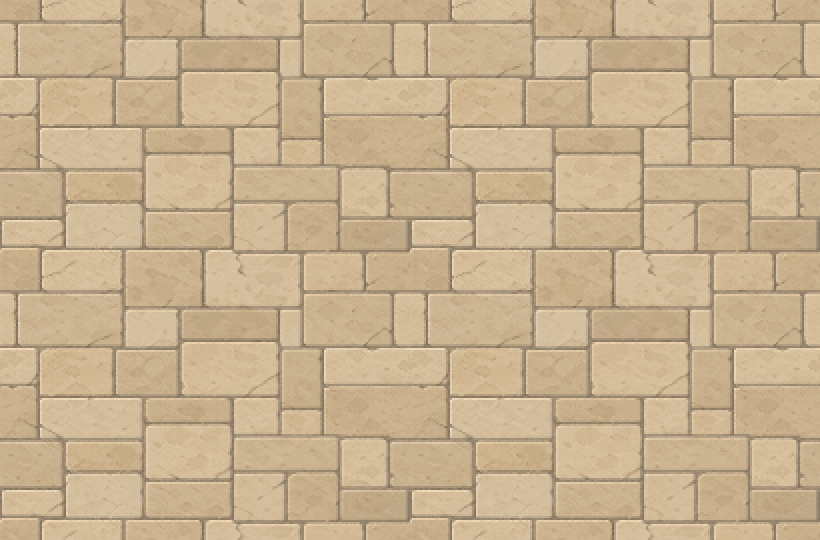
#> input picture Docs/floor_mock/floor_066_seam_check.png, 820 x 540 px, found by its file name; its folder holds only this picture in this run
$ python map_conti_extract.py ../Docs/floor_mock/floor_066_seam_check.png
#> lines starting #> are read from the running program, lines starting #| are printed output that depends on the picture; after the words box and inside, x2 and y2 are one past the last pixel; in counts of white or black regions, pixels touching at a corner belong together
# 사용자가 맵 촬영 그림 위에 칠한 길, 광장, 잔디만 뽑아 배경을 지운 색 구역 그림(2048px)으로 만드는 스크립트
# 사용: Tools/pixeloe-env/Scripts/python.exe ArtSource/map_conti_extract.py [콘티 이름] [출력 이름] [뺄 구역...] [--lawn | --hedge | --muted]
#   뺄 구역: "구역@x0,y0,x1,y1"(콘티 그림 px). 가운데가 이 상자 안에 있는 그 구역 덩어리를 흙으로 둔다. 예: plaza@0,0,2000,2000
# 통짜 바닥 생성기에 배치 참조로 넣는다. 건물, 울타리가 남으면 생성기가 그것까지 그려서 바닥만 남긴다.
import sys
from pathlib import Path

import cv2
import numpy as np
from PIL import Image

ROOT = Path(__file__).resolve().parent.parent
DIR = ROOT / "Docs/floor_mock"
SIZE = 2048          # 맵 바닥 64유닛 × 32px
TOL = 16             # 칠한 색과의 거리(webp 압축으로 가장자리가 조금 번짐)
MIN_AREA = 8000     # 이보다 작은 조각은 건물 벽 등 우연히 비슷한 색이라 버린다

# 사용자가 칠한 색 → 생성기에 보낼 구역 색
# v1은 길이 흙보다 훨씬 밝은 크림색이라 "대놓고 길"로 보였다(사용자). v2부터 길을 흙보다 조금 어둡게, 색차를 작게 둔다.
# v3는 v2를 넣어 보니 전체가 조금 어두워서(사용자) 한 단계 밝힌다.
PAINT = {
    "path": ((239, 229, 175), (168, 144, 108)),   # 밟혀 다져진 길. 흙과 같은 색 계열에 한 단계 어둡게
    "plaza": ((196, 196, 196), (160, 154, 144)),  # 돌 광장
    "grass": ((181, 230, 29), (96, 124, 70)),     # 조금 어두운 잔디
}
DIRT = (188, 162, 124)   # 나머지는 흙

# --lawn: 바탕을 잔디로 뒤집는다. 흙 바탕은 왕실 정원인데 폐허처럼 척박해 보였다(사용자, v4).
# 잔디는 울타리(짙은 초록)와 갈리고 초록 캐릭터(고블린, 궁수)가 묻히지 않게 밝고 노란 기, 낮은 채도. 칠한 잔디도 바탕과 같게 둔다.
LAWN = (140, 160, 94)
LAWN_PATH = (176, 152, 114)   # 잔디 위 흙길. 다져진 모래흙

# --hedge: v5 잔디가 노란 올리브라 풀 울타리(푸른 기 도는 초록)와 다른 식물처럼 따로 놀았다(사용자).
# 잔디를 울타리 팔레트의 밝은 쪽에서 채도만 낮춘 색으로 바꾸고, 울타리가 서는 자리와 그 둘레에 조금 짙은 풀 구역을 표시한다.
HEDGE_PAL = [(146, 189, 84), (124, 167, 77), (106, 149, 68), (91, 133, 64), (77, 118, 55), (62, 102, 47), (50, 85, 38), (38, 70, 30)]
HEDGE_LAWN = (148, 176, 102)
HEDGE_LAWN_PATH = (184, 160, 120)
HEDGE_BASE = (118, 150, 84)   # 울타리 밑동 둘레 조금 길고 짙은 풀
HEDGE_RING = 25               # 울타리 둘레로 넓히는 폭(px, 약 0.8유닛)
LAYOUT = DIR / "map_layout_raw.png"   # 울타리 자리를 찾는 맵 촬영 그림(2048px, 구역 그림과 같은 틀)

# --muted: 잔디는 너무 초록해서 오래 보면 눈이 피곤하다(사용자, v6 뒤). 전체 흙 바탕에 길만 살짝 어둡게, 채도 낮은 회갈색으로.
MUTED_DIRT = (170, 158, 136)
MUTED_PATH = (152, 140, 120)


def hedge_mask() -> np.ndarray:
    a = np.asarray(Image.open(LAYOUT).convert("RGB")).astype(np.int32)
    d = np.min([np.sqrt(((a - np.array(c)) ** 2).sum(-1)) for c in HEDGE_PAL], axis=0)
    m = (d < 10).astype(np.uint8)
    # 잎 질감 사이 빈틈을 메우고, 우연히 같은 색인 작은 점(나무, 정자 지붕 일부)은 버린다
    m = cv2.morphologyEx(m, cv2.MORPH_CLOSE, cv2.getStructuringElement(cv2.MORPH_ELLIPSE, (9, 9)))
    n, lab, stats, _ = cv2.connectedComponentsWithStats(m, 8)
    keep = np.zeros(n, bool)
    keep[1:] = stats[1:, cv2.CC_STAT_AREA] >= 3000
    m = keep[lab].astype(np.uint8)
    return cv2.dilate(m, cv2.getStructuringElement(cv2.MORPH_ELLIPSE, (HEDGE_RING * 2 + 1, HEDGE_RING * 2 + 1))) > 0


def main() -> None:
    args = [a for a in sys.argv[1:] if not a.startswith("--")]
    lawn = "--lawn" in sys.argv or "--hedge" in sys.argv
    hedge = "--hedge" in sys.argv
    global LAWN, LAWN_PATH, DIRT
    if hedge:
        LAWN, LAWN_PATH = HEDGE_LAWN, HEDGE_LAWN_PATH
    if "--muted" in sys.argv:
        # 길만 남기고 광장, 잔디는 모두 흙으로
        DIRT = MUTED_DIRT
        PAINT["path"] = (PAINT["path"][0], MUTED_PATH)
        PAINT.pop("plaza")
        PAINT.pop("grass")
    src = DIR / (args[0] if len(args) > 0 else "map_conti_user.webp")
    dst = DIR / (args[1] if len(args) > 1 else "map_conti_zones.png")
    drops = []
    for arg in args[2:]:
        name, box = arg.split("@")
        drops.append((name, tuple(int(v) for v in box.split(","))))
    if lawn:
        PAINT["path"] = (PAINT["path"][0], LAWN_PATH)
        PAINT["grass"] = (PAINT["grass"][0], LAWN)
    a = np.asarray(Image.open(src).convert("RGB")).astype(np.int32)
    out = np.empty_like(a)
    out[:] = LAWN if lawn else DIRT
    kernel = cv2.getStructuringElement(cv2.MORPH_ELLIPSE, (7, 7))
    for zname, (paint, zone) in PAINT.items():
        m = (np.sqrt(((a - np.array(paint)) ** 2).sum(-1)) < TOL).astype(np.uint8)
        # 붓 가장자리 번진 점과 작은 구멍을 메운다
        m = cv2.morphologyEx(m, cv2.MORPH_CLOSE, kernel)
        # 탑 벽처럼 칠한 색과 우연히 같은 가는 조각은 붓 굵기(약 60px)보다 훨씬 가늘어 열기로 지운다
        m = cv2.morphologyEx(m, cv2.MORPH_OPEN, cv2.getStructuringElement(cv2.MORPH_ELLIPSE, (21, 21)))
        n, lab, stats, cent = cv2.connectedComponentsWithStats(m, 8)
        keep = np.zeros(n, bool)
        keep[1:] = stats[1:, cv2.CC_STAT_AREA] >= MIN_AREA
        for dname, (x0, y0, x1, y1) in drops:
            if dname == zname:
                cx, cy = cent[:, 0], cent[:, 1]
                keep &= ~((cx >= x0) & (cx <= x1) & (cy >= y0) & (cy <= y1))
        out[keep[lab]] = zone
#> this loop made 3 passes
#> pass 1, in main, `m = (np.sqrt(((a - np.array(paint)) ** 2).sum(-1)) < TOL).astype(np.ui..`:
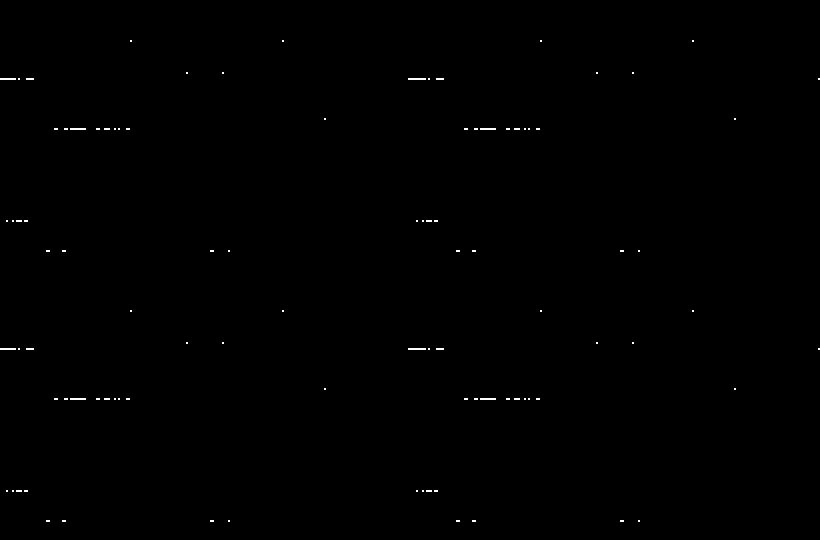
#> m: shape (540, 820); values 0 (black) and 1 (white), 0.2% white in thin lines or dots, all inside (x1, y1, x2, y2) = (0, 40, 820, 522)
#> after the loop:
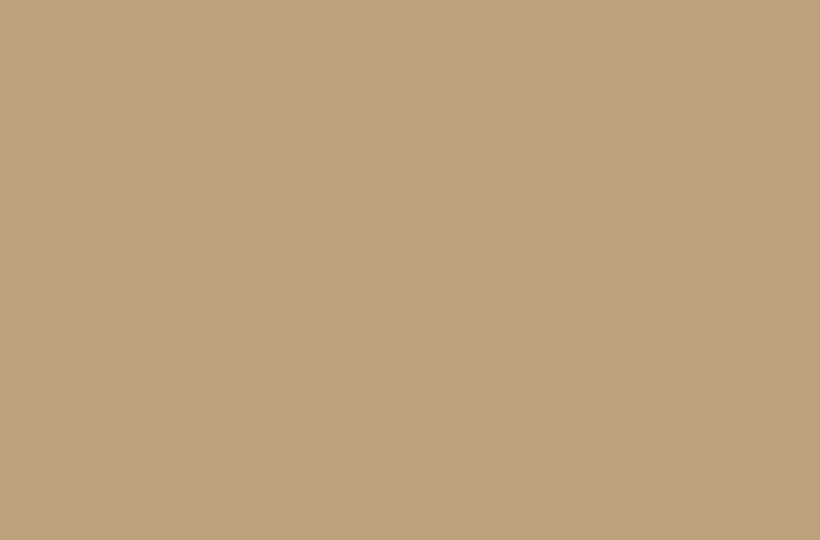
#> out: shape (540, 820, 3) int32; mean R, G, B 188, 162, 124
    img = Image.fromarray(out.astype(np.uint8)).resize((SIZE, SIZE), Image.NEAREST)
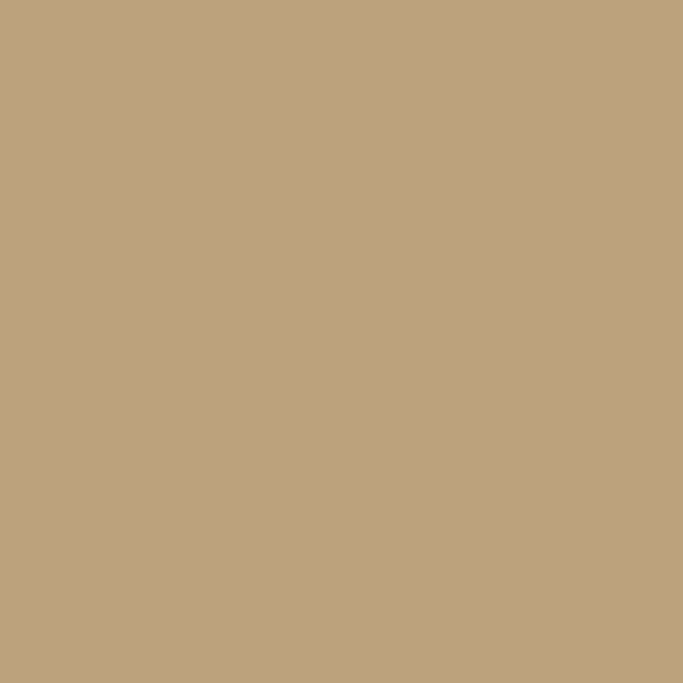
#> img: PIL image 2048x2048 RGB (shown at 1/3 size); mean R, G, B 188, 162, 124
    if hedge:
        # 울타리 밑동 풀은 잔디 위에만(길 위에는 두지 않는다)
        o = np.asarray(img).copy()
        on_lawn = (o == np.array(LAWN)).all(-1)
        o[hedge_mask() & on_lawn] = HEDGE_BASE
        img = Image.fromarray(o)
    img.save(dst)
    print(dst.name, img.size)
#| map_conti_zones.png (2048, 2048)


if __name__ == "__main__":
    main()
